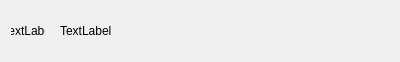
<?xml version="1.0" encoding="UTF-8"?>
<ui version="4.0">
 <class>Form</class>
 <widget class="QWidget" name="Form">
  <property name="geometry">
   <rect>
    <x>0</x>
    <y>0</y>
    <width>400</width>
    <height>58</height>
   </rect>
  </property>
  <property name="sizePolicy">
   <sizepolicy hsizetype="Preferred" vsizetype="Fixed">
    <horstretch>0</horstretch>
    <verstretch>0</verstretch>
   </sizepolicy>
  </property>
  <property name="windowTitle">
   <string>Form</string>
  </property>
  <layout class="QHBoxLayout" name="horizontalLayout">
   <property name="spacing">
    <number>15</number>
   </property>
   <item>
    <widget class="QLabel" name="iconLB">
     <property name="maximumSize">
      <size>
       <width>34</width>
       <height>34</height>
      </size>
     </property>
     <property name="text">
      <string>TextLabel</string>
     </property>
     <property name="scaledContents">
      <bool>true</bool>
     </property>
     <property name="alignment">
      <set>Qt::AlignCenter</set>
     </property>
    </widget>
   </item>
   <item>
    <widget class="QLabel" name="nameLB">
     <property name="text">
      <string>TextLabel</string>
     </property>
     <property name="alignment">
      <set>Qt::AlignLeading|Qt::AlignLeft|Qt::AlignVCenter</set>
     </property>
    </widget>
   </item>
   <item>
    <widget class="StarButton" name="favouriteBT">
     <property name="sizePolicy">
      <sizepolicy hsizetype="Fixed" vsizetype="Fixed">
       <horstretch>0</horstretch>
       <verstretch>0</verstretch>
      </sizepolicy>
     </property>
     <property name="minimumSize">
      <size>
       <width>40</width>
       <height>40</height>
      </size>
     </property>
     <property name="styleSheet">
      <string notr="true">background-color:transparent; border:0px</string>
     </property>
     <property name="text">
      <string/>
     </property>
    </widget>
   </item>
  </layout>
 </widget>
 <customwidgets>
  <customwidget>
   <class>StarButton</class>
   <extends>QPushButton</extends>
   <header>Framework.plugins.file_manager.gui.favouriteButton</header>
  </customwidget>
 </customwidgets>
 <resources/>
 <connections/>
</ui>
